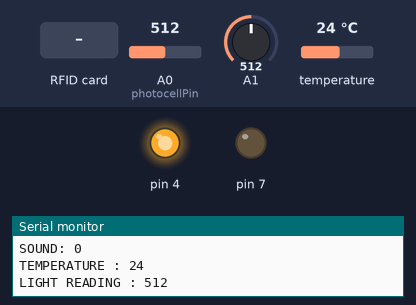
Bench run of a sketch on a simulated Arduino Uno, built for the host (arithmetic inside an expression is 32-bit, double 64-bit). Shown: output pins drawn as LEDs (lit = HIGH), the last lines printed to the serial monitor. The test bench sets the inputs (shaded band); at power-on: A0 (photocellPin) = 512, A1 = 512, temperature 24 °C. WiFi joins after 1.5 s; servers stay silent unless stated; uploads are accepted with an empty reply; random numbers use the default seed unless the sketch sets one; pins used as bus, display or sensor lines are not drawn.

Above: at 6.2 s.
6.3 s: RFID card 5E 7A 19 C4 held to the reader
At 8.8 s:
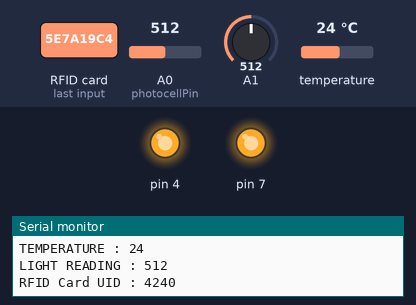
Timing chart, 0 to 18.3 s (numbered marks = the images above; inputs shaded):
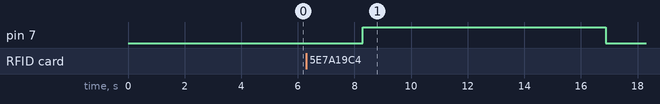

Measured:
- after the input at 6.3 s, pin 7: LOW → HIGH after 2.0 s, → LOW 8.6 s later

The sketch:

NetworkRFID_Project_vFinalish_Arduino_Scetch.ino
```cpp
/*
  Project 7/8 Arduino WebClient + RFID Reader
*/
// Imports
#include <OneWire.h>
#include <DallasTemperature.h>
#include <SPI.h>
#include <Ethernet.h>
#include <MFRC522.h>
// Temperature
// Temperature input pin
#define DATA_PIN 3
// Define BitSize: 9, 10, 11 or 12
#define SENSOR_RESOLUTION 9
//
#define SENSOR_INDEX 0
// Define OneWire on temperature Data Pin
OneWire oneWire(DATA_PIN);
// Init Dalas and onewire
DallasTemperature sensors(&oneWire);
DeviceAddress sensorDeviceAddress;
// LIGHT
unsigned int photocellPin = 0;
unsigned int photocellReading;
// SOUND
unsigned int micPin = 1;
int volume;
const int sampleWindow = 50;
unsigned int sample;
int adjustedsoundvalue;
// RFID
// Define RFID pins
#define SS_PIN 8
#define RST_PIN 9
// Create MFRC522 instance.
MFRC522 mfrc522(SS_PIN, RST_PIN);  // Create MFRC522 instance.
// Network Settings
// MAC Unique
byte mac[] = {  0xDE, 0xAD, 0xBE, 0xEF, 0xFE, 0xED };
// Configure Network Settings
IPAddress ip(172,16,6,150);
IPAddress gateway(172, 15, 6, 1);
IPAddress subnet(255, 255, 255, 0);
// Destination Address
// School Server Address
IPAddress server(145,24,222,188);
char serverName[] = "145.24.222.188";
int serverPort = 80;
// Init Ethernet
EthernetClient client;
// attempt counter
int totalCount = 0;
// WebAddress Array
char pageAdd[64];
// card UID Array container
char userID[64];

// 30 second delay
#define delayMillis 3000
// define tempint long  holder
long tempint;
// define lightint int holder
int  lightint;
// define temperatureholder int holder
int temperatureholder;
// Slow Down counters
unsigned long thisMillis = 0;
unsigned long lastMillis = 0;
// empty counter to not send every time the RFID cant read.
int emptycounter = 0;
int soundTempHolder;
/*
 *
 *
 *
 *                                            SETUP
 *
 *
 *
 */
void setup() {
  // Init Serial on 9600 baud
  Serial.begin(9600);
  // Ready Dpin 7
  pinMode(7, OUTPUT);
  // disable SD SPI
  pinMode(4,OUTPUT);
  // Set Dpin 4 active
  digitalWrite(4,HIGH);
  // ss off ?
  pinMode(8,OUTPUT);
    // Set Dpin 8 active
  digitalWrite(8,HIGH);
  // Init SPI bus
  SPI.begin();
  // Init MFRC522 card
  mfrc522.PCD_Init();
  // Start ethernet
  Serial.println(F("Starting ethernet..."));
  Ethernet.begin(mac, ip, gateway, gateway, subnet);
  // Print the IP
  Serial.println(Ethernet.localIP());
  // wait and start up sensors
  delay(5000);
  Serial.println(F("Ready"));
   // Set up OneWire temperature lib
   sensors.begin();
   sensors.getAddress(sensorDeviceAddress, 0);
   sensors.setResolution(sensorDeviceAddress, SENSOR_RESOLUTION);

}
/*
 *
 *
 *
 *                                            LOOP
 *
 *
 *
 */
void loop()
{
    /*      Take 50miliseconds to read a baseline sound level
   *
   *
   */

   // Timers to get a sound reading
   unsigned long startMillis= millis();  // Start of sample window
   unsigned int peakToPeak = 0;   // peak-to-peak level
   // Sound Readings
   unsigned int signalMax = 0;
   unsigned int signalMin = 1024;
   // collect data for 50 miliSecond
   while (millis() - startMillis < sampleWindow)
   {
      sample = analogRead(A1);
      if (sample < 1024)  // toss out bs readings
      {
         if (sample > signalMax)
         {
            signalMax = sample;  // save just the max levels
         }
         else if (sample < signalMin)
         {
            signalMin = sample;  // save just the min levels
         }
      }
   }
   // Adjust Max reading
   peakToPeak = signalMax - signalMin;  // max - min = peak-peak amplitude
   int  volts = (peakToPeak * 3.3) / 1024;  // convert to volts
   // Save Readings to adjusted readings
   if(volts > adjustedsoundvalue){
    adjustedsoundvalue = volts * 9;
   }
  // Init RFID counter
  thisMillis = millis();
  /*     Get Sensor Data Part
   *
   *
   */

  if(thisMillis - lastMillis > delayMillis){
  lastMillis = thisMillis;
  Serial.println("------------------------------------------------------------------------------------");
  // Read Temperature
  sensors.requestTemperatures();
  // Get both Cel and F readings
  float temperatureInCelsius = sensors.getTempCByIndex(SENSOR_INDEX);
  float temperatureInFahrenheit = sensors.getTempFByIndex(SENSOR_INDEX);
  // Print Sound reading
  Serial.print("SOUND: ");
  Serial.println(soundTempHolder);
  // Print Temperature Readings
  Serial.print("TEMPERATURE : ");
  //Serial.println(temperatureInCelsius, 4);
  //Serial.println(" Celsius, ");
  tempint = (long) temperatureInCelsius;
  temperatureholder = (int)tempint;
  Serial.println(temperatureholder);
  soundTempHolder = random(1, 200);
  // Init Light sensor
  photocellReading = analogRead(photocellPin);
  lightint = photocellReading;
  // Print Light readings
  Serial.print("LIGHT READING : ");
  //Serial.print(photocellReading);
  // Cast light reading to datatype we can easily send with the webclient
  int lightreading = (int)analogRead(photocellPin);
  Serial.println(lightreading);

  /*      RFID  WEB CLIENT PARTS
   *
   *
   */

  // IF no RFID card can be found
  if ( ! mfrc522.PICC_IsNewCardPresent()) {
    // Set the empty checker +1
    emptycounter++;
    // Do stuff if empty counter is higher then 1, it always skips 1 so we secure this. for PICC is new card looks for a new card.
    // if card id is 1 - then the next one has to be anything other than 1, else it sets it null, and looks for anything. so it always reaches atleast +1 after
    // succesfully reading a card. Cus people thought would be a good way to read I suppose.
    if (emptycounter != 1){
         Serial.print("Current empty counter : ");
         Serial.println(emptycounter-1);
         Serial.println("There is no PICC");
         // turn off the led
          digitalWrite(7, LOW);
    }
    /*
     *  if empty counter reaches thus far it has to be truely empty, we assume no one is there and we send data to the URL without a UID
     */
    if (emptycounter >= 5){
     //A = workplace ID
     //U = user ID
     //Te = temperatuur
     //B = busy ( 0 = empty - 1 = busy - 2 = reserved )
     //L = licht
     // SprintF buffers the URL
     sprintf(pageAdd,"/p/a.php?A=1&U=0&Te=%u&B=0&L=%u&G=%u",temperatureholder,lightreading,soundTempHolder);

     // if connection is not able to be established ( server not found, page not found etc etc)
    if(!getPage(server,serverPort,pageAdd)) Serial.print(F("Fail "));
    // else increment totalcount and restart loop (return statement)
    else Serial.println(F("Pass "));
    totalCount++;
    Serial.println(totalCount,DEC);
      return;
    }
    return;
  }


  // Card found but error
  if ( ! mfrc522.PICC_ReadCardSerial()) {
    //Serial.println("Cannot get UID");
    return;
  }
  // To be able to reach this part of the code there HAS to be a readible card, or it would have encountered RETURN statements.
  // Light up the LED
  digitalWrite(7, HIGH);
  // Convert the RFIDs CARD UID to a datatype that is more easily sent with the webclient
  unsigned long UID_unsigned;
  UID_unsigned =  mfrc522.uid.uidByte[0] << 24;
  UID_unsigned += mfrc522.uid.uidByte[1] << 16;
  UID_unsigned += mfrc522.uid.uidByte[2] <<  8;
  UID_unsigned += mfrc522.uid.uidByte[3];
  // cast it to the datatype and prints it
  long UID_LONG=(long)UID_unsigned;
      Serial.print("RFID Card UID : ");
      int intuid=(int)UID_unsigned*100;
       Serial.println(intuid);

  // reset emptycounter to 0
      emptycounter = 0;
      delay(5000);
     //A = workplace ID
     //U = user ID
     //Te = temperatuur
     //B = busy ( 0 = empty - 1 = busy - 2 = reserved )
     //L = licht
     // SprintF buffers the URL
       sprintf(pageAdd,"/p/a.php?A=1&U=%u&Te=%u&B=1&L=%u&G=%u",intuid,temperatureholder,lightreading,soundTempHolder);
    // checks to see if it can be sent or not same as before
    if(!getPage(server,serverPort,pageAdd)) Serial.print(F("Fail "));
    else Serial.print(F("Pass "));
    adjustedsoundvalue = 0;
    totalCount++;
    Serial.println(totalCount,DEC);
  }
}
/*
 *
 *
 *    Connect to server address
 *
 */
byte getPage(IPAddress ipBuf,int thisPort, char *page)
{
  int inChar;
  char outBuf[256];

  Serial.print(F("connecting..."));

  if(client.connect(ipBuf,thisPort) == 1)
  {
    Serial.println(F("connected"));
    sprintf(outBuf,"GET %s HTTP/1.0",page);
    client.println(outBuf);
    sprintf(outBuf,"Host: %s",serverName);
    client.println(outBuf);
    client.println(F("Connection: close\r\n"));
    adjustedsoundvalue = 0;
  }
  else
  {
    Serial.println(F("failed"));
    adjustedsoundvalue = 0;
    return 0;
  }

  // connectLoop controls the hardware fail timeout
  int connectLoop = 0;

  while(client.connected())
  {
    while(client.available())
    {
      inChar = client.read();
      Serial.write(inChar);
      // set connectLoop to zero if a packet arrives
      connectLoop = 0;
    }

    connectLoop++;

    // if more than 10000 milliseconds since the last packet
    if(connectLoop > 10000)
    {
      // then close the connection from this end.
      Serial.println();
      Serial.println(F("Timeout"));
      client.stop();
    }
    // this is a delay for the connectLoop timing
    delay(1);
  }

  Serial.println();

  Serial.println(F("disconnecting."));
  // close client end
  client.stop();

  return 1;
}
```
